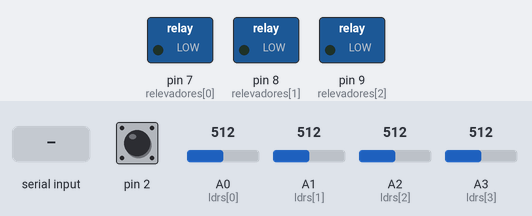
Recording of a sketch running on a simulated Arduino Uno, built with avr-gcc and run on an emulated ATmega328P. Parts: switched loads named in the sketch (green lamp = pin HIGH). The test bench sets the inputs (shaded band); at power-on: pin 2 HIGH, A0 (ldrs[0]) = 512, A1 (ldrs[1]) = 512, A2 (ldrs[2]) = 512, A3 (ldrs[3]) = 512. What the sketch prints to the serial monitor is not drawn.

Above: at 1.2 s.
1.3 s: "90,45\n" received over Serial
At 3.5 s:
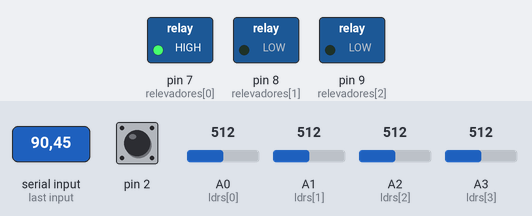
3.8 s: "30,150\n" received over Serial
At 5.5 s:
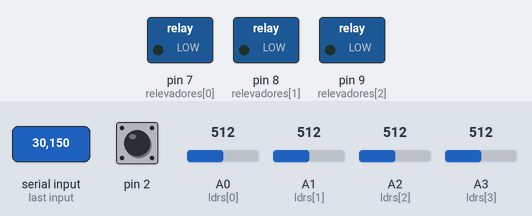
6.3 s: "5\n" received over Serial
At 8.3 s:
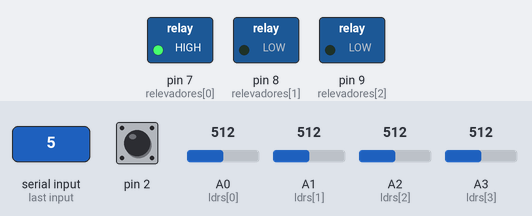
Timing chart, 0 to 9.8 s (numbered marks = the images above; inputs shaded):
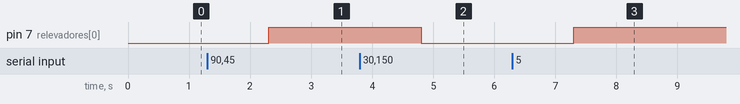

The sketch:

proyecto.ino
```cpp
const int nLDR = 4;
int relevadores[3] = {7, 8, 9};
int ldrs[nLDR] = {A0, A1, A2, A3};
int valoresIntens[nLDR];

unsigned long tiempoAnterior = 0;
const unsigned long intervaloLecturas = 100;

void setup() {
  Serial.begin(9600);
  for (int pin = 0; pin < 3; pin++) {
    pinMode(relevadores[pin], OUTPUT);
    digitalWrite(relevadores[pin], LOW);
  }
}

void loop() {
  if (millis()- tiempoAnterior >= intervaloLecturas) {
    tiempoAnterior = millis();
    for (int i = 0; i < nLDR; i++) {
      valoresIntens[i] = analogRead(ldrs[i]);
    }

    Serial.println("I" + String(valoresIntens[0]) + "-"
                    + String(valoresIntens[1]) + "-"
                    + String(valoresIntens[2]) + "-"
                    + String(valoresIntens[3]) + "F");
  }

  if (Serial.available() > 0) {
    int v = Serial.parseInt();
    int estado = digitalRead(relevadores[v]);
    digitalWrite(relevadores[v], !estado);
  }
}
```

Measured:
- after the input at 1.3 s, pin 7 (relevadores[0]): LOW → HIGH after 1.0 s
- after the input at 3.8 s, pin 7 (relevadores[0]): HIGH → LOW after 1.0 s
- after the input at 6.3 s, pin 7 (relevadores[0]): LOW → HIGH after 1.0 s
